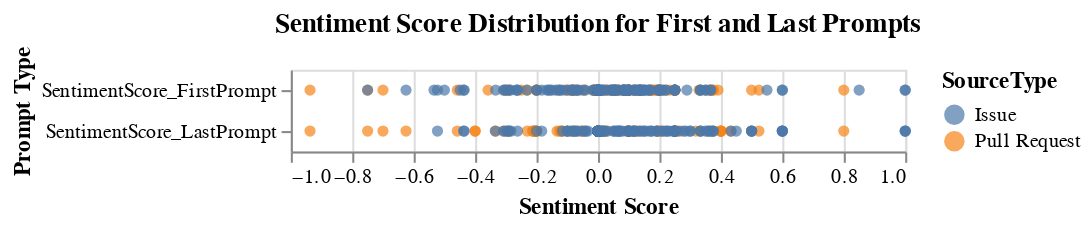

The cell this chart's notebook holds for it:
### Markdown cell above
### Section 5: Plotting Data for First and Last Prompts

### Code cell
import altair as alt

#Plots created with ChatGPT

# Create a DataFrame from your sentiment scores
df_combined = pd.DataFrame({
    'SentimentScore_FirstPrompt': sentiment_first,
    'SentimentScore_LastPrompt': sentiment_last,
    'SourceType': df_combined['SourceType'],
    'Index': df_combined.index
})

# Create an Altair plot
alt_chart = alt.Chart(df_combined).transform_fold(
    ['SentimentScore_FirstPrompt', 'SentimentScore_LastPrompt'],
    as_=['PromptType', 'SentimentScore']
).mark_point(filled=True).encode(
    alt.X('SentimentScore:Q', title='Sentiment Score'),
    alt.Y('PromptType:N', title='Prompt Type'),
    color='SourceType:N',  # Color by SourceType (PR vs Issues)
    tooltip=['PromptType:N', 'SentimentScore:Q', 'SourceType:N']
).properties(
    title='Sentiment Score Distribution for First and Last Prompts'
)

alt_chart.show()

### Figure 1 — Vega-Lite specification as saved in the notebook (floating-point values rounded to 4 significant figures; data arrays with more than 128 entries replaced by an {"elided": "..."} marker saying what was removed)
{"config": {"view": {"continuousWidth": 300, "continuousHeight": 300}}, "data": {"name": "data-44bbfdd91b266d695cab6f9e6b1ac0fb"}, "mark": {"type": "point", "filled": true}, "encoding": {"color": {"field": "SourceType", "type": "nominal"}, "tooltip": [{"field": "PromptType", "type": "nominal"}, {"field": "SentimentScore", "type": "quantitative"}, {"field": "SourceType", "type": "nominal"}], "x": {"field": "SentimentScore", "title": "Sentiment Score", "type": "quantitative"}, "y": {"field": "PromptType", "title": "Prompt Type", "type": "nominal"}}, "title": "Sentiment Score Distribution for First and Last Prompts", "transform": [{"fold": ["SentimentScore_FirstPrompt", "SentimentScore_LastPrompt"], "as": ["PromptType", "SentimentScore"]}], "$schema": "https://vega.github.io/schema/vega-lite/v5.20.1.json", "datasets": {"data-44bbfdd91b266d695cab6f9e6b1ac0fb": {"elided": "382 records"}}}
